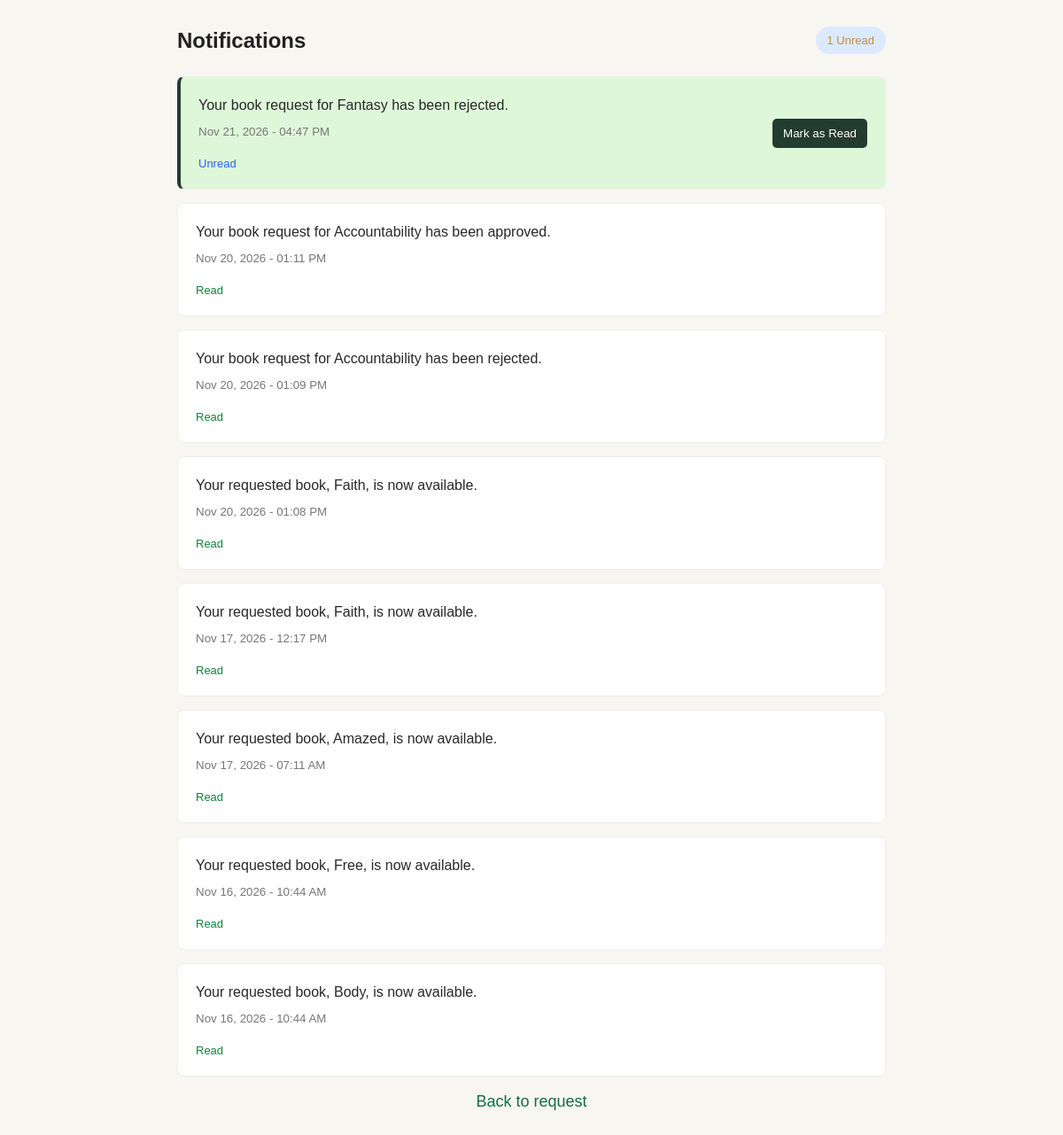
Screenshot of /notifications/ (signed in) with the database file from the repository.
### notifications/models.py (models this page shows)
class Notification(models.Model):
    NOTIFICATION_TYPES = [
        ('Admin', 'Admin'),
        ('Member', 'Member')
    ]
    recipient = models.ForeignKey(
        settings.AUTH_USER_MODEL,
        on_delete = models.CASCADE,
        related_name = 'notifications'
    )
    notification_type = models.CharField(choices = NOTIFICATION_TYPES)
    message = models.TextField()
    is_read = models.BooleanField(default = False)
    date_created = models.DateTimeField(auto_now_add = True)

### notifications/views.py (the view)
# urls.py: path('',views.notification,name="notification"),
@login_required
def notification(request):
    notifications = Notification.objects.filter(recipient = request.user).order_by("-date_created")
    unread_count = notifications.filter(is_read=False).count()
    return render(request, "notification.html", {
        'notifications': notifications,
        'unread_count': unread_count
    })

### notifications/templates/notification.html (shortened to what this page needs)
{% load static %}
<!DOCTYPE html>
<html lang="en">
<head>
    <link rel="stylesheet" href="{% static 'css/notification.css' %}">
</head>
<body>
<div class="container">
    <div class="header">
        <h2>Notifications</h2>
        <span class="count">
            {{ unread_count }} Unread
        </span>
    </div>
    {% for notification in notifications %}
        <div class="notification {% if not notification.is_read %}unread{% endif %}">
            <div>
                <p>{{ notification.message }}</p>
                <small>
                    {{ notification.date_created|date:"M d, Y - h:i A" }}
                </small>
                <br><br>
                {% if notification.is_read %}
                    <span class="read-label">Read</span>
                {% else %}
                    <span style="color: #2563eb; font-size: 13px;">
                        Unread
                    </span>
                {% endif %}
            </div>
            {% if not notification.is_read %}
                <form method="POST"
                      action="{% url 'read' notification.id %}">
                    <button type="submit" class="mark-btn">
                        Mark as Read
                    </button>
                </form>
            {% endif %}
        </div>
    {% empty %}
        <div class="empty">
            <h3>No Notifications Yet</h3>
            <p>You don't have any notifications at the moment.</p>
        </div>
    {% endfor %}
    <a href="/bookrequests/my-request" class="back-link">Back to request</a>
</div>
</body>
</html>

### notifications/static/css/notification.css (style rules this page uses)
* { margin: 0; padding: 0; box-sizing: border-box; font-family: Arial, sans-serif; }
body { background: #f8f6f1; color: #292929; padding: 30px 15px; }
.container { max-width: 800px; margin: auto; }
.header { display: flex; justify-content: space-between; align-items: center; margin-bottom: 25px; gap: 10px; }
.header h2 { color: #222; }
.count { background: #dbeafe; color: #c58b45; padding: 8px 13px; border-radius: 20px; font-size: 13px; }
.notification { background: white; padding: 20px; margin-bottom: 15px; border-radius: 8px; border: 1px solid #eee; display: flex; justify-content: space-between; align-items: center; gap: 15px; }
.notification.unread { background: rgba(0, 255, 0, 0.1); border-left: 4px solid #243b32; }
.notification p { margin-bottom: 8px; line-height: 1.5; }
.notification small { color: #777; }
.mark-btn { background: #243b32; color: white; border: none; padding: 9px 12px; border-radius: 5px; cursor: pointer; }
.read-label { color: #15803d; font-size: 13px; }
.back-link { display: block; text-align: center; margin-top: 18px; color: #176b45; text-decoration: none; font-size: 18px; }

### rows the page displays
Notification: message "Your book request for Fantasy has been rejected.", date_created "Nov 21, 2026 - 04:47 PM", is_read "Unread"
Notification: message "Your book request for Accountability has been approved.", date_created "Nov 20, 2026 - 01:11 PM", is_read "Read"
Notification: message "Your book request for Accountability has been rejected.", date_created "Nov 20, 2026 - 01:09 PM", is_read "Read"
Notification: message "Your requested book, Faith, is now available.", date_created "Nov 20, 2026 - 01:08 PM", is_read "Read"
Notification: message "Your requested book, Faith, is now available.", date_created "Nov 17, 2026 - 12:17 PM", is_read "Read"
Notification: message "Your requested book, Amazed, is now available.", date_created "Nov 17, 2026 - 07:11 AM", is_read "Read"
Notification: message "Your requested book, Free, is now available.", date_created "Nov 16, 2026 - 10:44 AM", is_read "Read"
Notification: message "Your requested book, Body, is now available.", date_created "Nov 16, 2026 - 10:44 AM", is_read "Read"

### other values shown
{{ unread_count }} "1"
